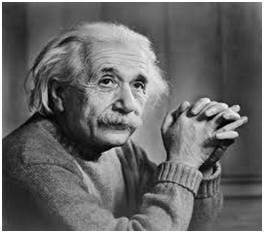
#> input picture OpenCv/laplacian1.jpg, 264 x 233 px
$ python projcv2.py
#> lines starting #> are read from the running program, lines starting #| are printed output that depends on the picture
import numpy as np
import cv2


img1 = cv2.imread('laplacian1.jpg',1)
#> img1 is the input picture: shape (233, 264, 3); min 0, max 255, mean 102.9
gauss5 = cv2.GaussianBlur(img1,(5,5),0)
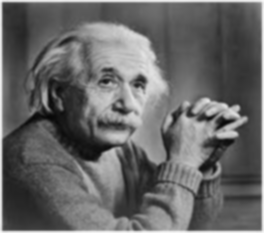
#> gauss5: shape (233, 264, 3); min 6, max 248, mean 102.7
gauss9 = cv2.GaussianBlur(img1,(9,9),0)
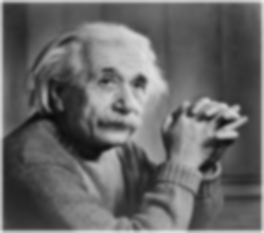
#> gauss9: shape (233, 264, 3); min 10, max 234, mean 102.4
cv2.imwrite('gauss5.jpg',gauss5)
cv2.imwrite('gauss9.jpg',gauss9)
